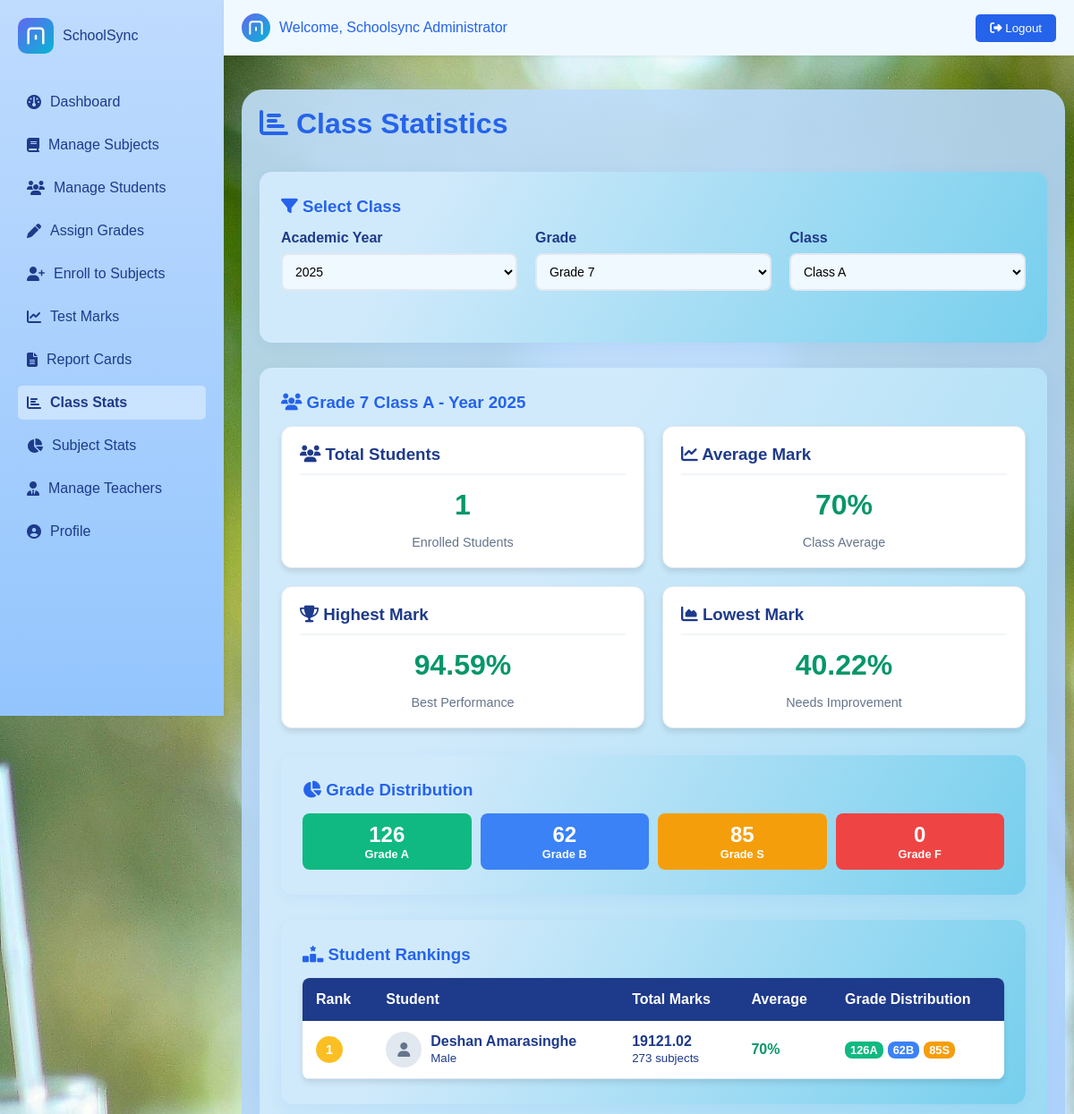
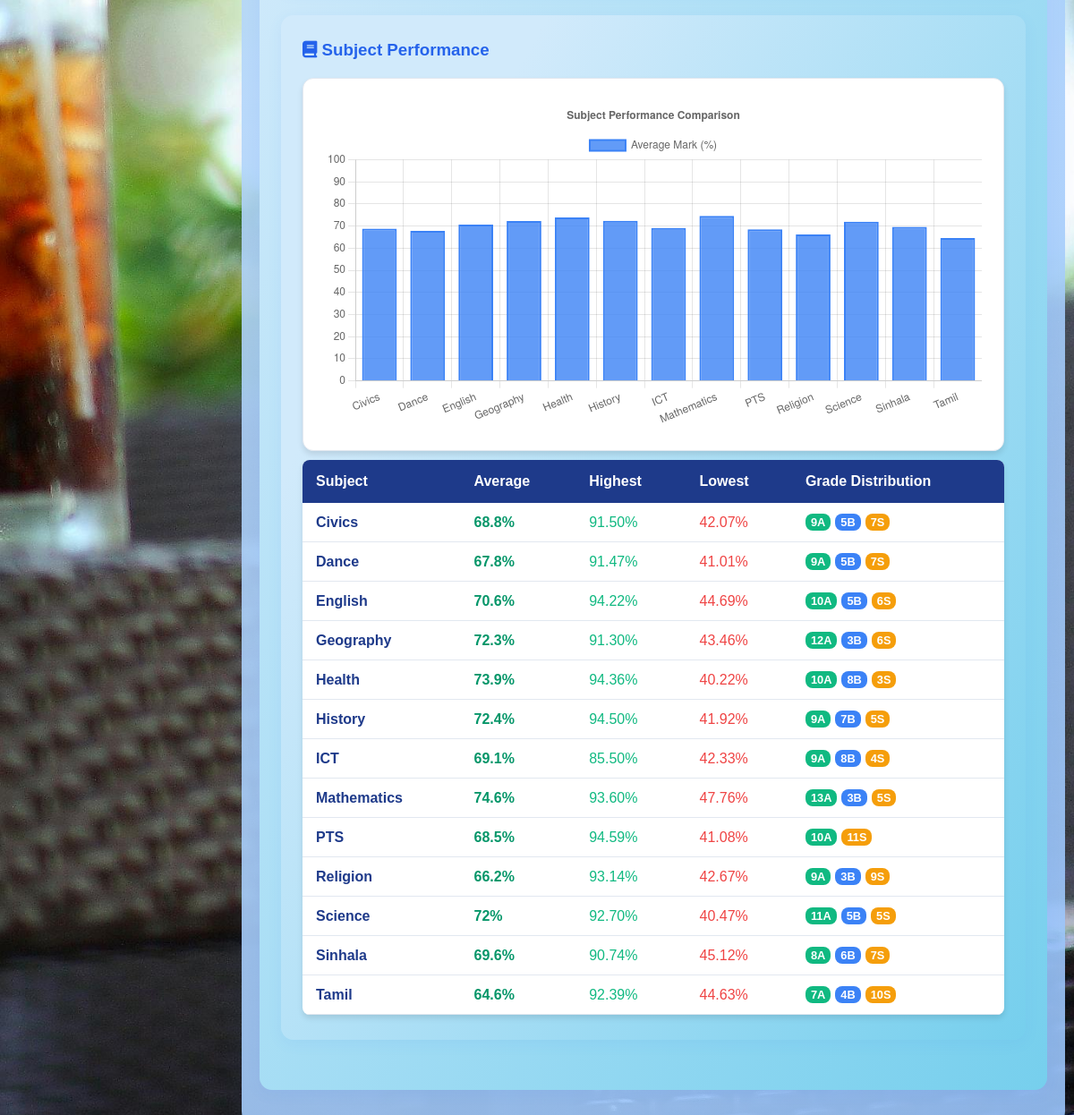
Screenshot of /php/class_stats.php?year=2025&grade=7&class=A (signed in) with the database file from the repository (2 pictures, top to bottom).
### tables this page shows
CREATE TABLE `students` (
  `id` int(11) NOT NULL,
  `full_name` varchar(100) NOT NULL,
  `gender` enum('male','female') NOT NULL,
  `birth_date` date NOT NULL,
  `address` text DEFAULT NULL,
  `phone` varchar(15) DEFAULT NULL,
  `email` varchar(100) DEFAULT NULL,
  `religion` varchar(50) DEFAULT NULL,
  `father_name` varchar(100) DEFAULT NULL,
  `mother_name` varchar(100) DEFAULT NULL,
  `guardian_name` varchar(100) DEFAULT NULL,
  `guardian_phone` varchar(15) DEFAULT NULL,
  `guardian_email` varchar(100) DEFAULT NULL,
  `special_details` text DEFAULT NULL,
  `status` enum('active','inactive') NOT NULL DEFAULT 'active',
  `image_path` varchar(255) DEFAULT NULL,
  `created_at` timestamp NOT NULL DEFAULT current_timestamp()
);

CREATE TABLE `subjects` (
  `id` int(11) NOT NULL,
  `name` varchar(100) NOT NULL,
  `description` text DEFAULT NULL,
  `status` enum('active','inactive') NOT NULL DEFAULT 'active'
);

### php/class_stats.php (the view, shortened to what the rows shown need)
<?php
include 'config.php';
$current_year = date('Y');
$selected_year = isset($_GET['year']) ? (int)$_GET['year'] : $current_year;
$selected_grade = isset($_GET['grade']) ? (int)$_GET['grade'] : 7;
$selected_class = isset($_GET['class']) ? $_GET['class'] : 'A';
$class_stats = array();
$student_rankings = array();
$subject_stats = array();
if ($selected_year && $selected_grade && $selected_class) {
    $students_sql = "SELECT DISTINCT s.id, s.full_name, s.gender, s.image_path
                     FROM students s
                     JOIN student_grades sg ON s.id = sg.student_id
                     JOIN grades g ON sg.grade_id = g.id
                     WHERE g.year = ? AND g.grade_number = ? AND g.class_name = ? AND sg.status = 'active'
                     ORDER BY s.full_name";
    $students_stmt = $conn->prepare($students_sql);
    $students_stmt->bind_param("iis", $selected_year, $selected_grade, $selected_class);
    $students_stmt->execute();
    $students_result = $students_stmt->get_result();
    $student_ids = array();
    while ($student = $students_result->fetch_assoc()) {
        $student_ids[] = $student['id'];
    }
    if (!empty($student_ids)) {
        $overall_sql = "SELECT
                           COUNT(DISTINCT m.student_id) as total_students,
                           COUNT(m.id) as total_marks,
                           MIN(m.mark) as min_mark,
                           MAX(m.mark) as max_mark,
                           AVG(m.mark) as avg_mark,
                           COUNT(CASE WHEN m.mark >= 75 THEN 1 END) as grade_a_count,
                           COUNT(CASE WHEN m.mark >= 60 AND m.mark < 75 THEN 1 END) as grade_b_count,
                           COUNT(CASE WHEN m.mark >= 40 AND m.mark < 60 THEN 1 END) as grade_s_count,
                           COUNT(CASE WHEN m.mark < 40 THEN 1 END) as grade_f_count
                        FROM marks m
                        JOIN student_grades sg ON m.student_id = sg.student_id
                        JOIN grades g ON sg.grade_id = g.id
                        WHERE g.year = ? AND g.grade_number = ? AND g.class_name = ? AND m.student_id IN (" . implode(',', $student_ids) . ")";
        $overall_stmt = $conn->prepare($overall_sql);
        $overall_stmt->bind_param("iis", $selected_year, $selected_grade, $selected_class);
        $overall_stmt->execute();
        $overall_result = $overall_stmt->get_result();
        $class_stats = $overall_result->fetch_assoc();
        $ranking_sql = "SELECT
                           s.id, s.full_name, s.gender, s.image_path,
                           COUNT(m.id) as subjects_count,
                           SUM(m.mark) as total_marks,
                           AVG(m.mark) as average_mark,
                           COUNT(CASE WHEN m.mark >= 75 THEN 1 END) as a_grades,
                           COUNT(CASE WHEN m.mark >= 60 AND m.mark < 75 THEN 1 END) as b_grades,
                           COUNT(CASE WHEN m.mark >= 40 AND m.mark < 60 THEN 1 END) as s_grades,
                           COUNT(CASE WHEN m.mark < 40 THEN 1 END) as f_grades
                        FROM students s
                        LEFT JOIN marks m ON s.id = m.student_id
                        LEFT JOIN student_grades sg ON s.id = sg.student_id
                        LEFT JOIN grades g ON sg.grade_id = g.id
                        WHERE g.year = ? AND g.grade_number = ? AND g.class_name = ? AND sg.status = 'active'
                        GROUP BY s.id, s.full_name, s.gender, s.image_path
                        ORDER BY total_marks DESC, average_mark DESC";
        $ranking_stmt = $conn->prepare($ranking_sql);
        $ranking_stmt->bind_param("iis", $selected_year, $selected_grade, $selected_class);
        $ranking_stmt->execute();
        $ranking_result = $ranking_stmt->get_result();
        while ($row = $ranking_result->fetch_assoc()) {
            $student_rankings[] = $row;
        }
        $subject_sql = "SELECT
                           s.id, s.name,
                           COUNT(m.id) as total_marks,
                           MIN(m.mark) as min_mark,
                           MAX(m.mark) as max_mark,
                           AVG(m.mark) as avg_mark,
                           COUNT(CASE WHEN m.mark >= 75 THEN 1 END) as grade_a_count,
                           COUNT(CASE WHEN m.mark >= 60 AND m.mark < 75 THEN 1 END) as grade_b_count,
                           COUNT(CASE WHEN m.mark >= 40 AND m.mark < 60 THEN 1 END) as grade_s_count,
                           COUNT(CASE WHEN m.mark < 40 THEN 1 END) as grade_f_count
                        FROM subjects s
                        LEFT JOIN marks m ON s.id = m.subject_id
                        LEFT JOIN student_grades sg ON m.student_id = sg.student_id
                        LEFT JOIN grades g ON sg.grade_id = g.id
                        WHERE g.year = ? AND g.grade_number = ? AND g.class_name = ? AND m.student_id IN (" . implode(',', $student_ids) . ")
                        GROUP BY s.id, s.name
                        ORDER BY s.name";
        $subject_stmt = $conn->prepare($subject_sql);
        $subject_stmt->bind_param("iis", $selected_year, $selected_grade, $selected_class);
        $subject_stmt->execute();
        $subject_result = $subject_stmt->get_result();
        while ($row = $subject_result->fetch_assoc()) {
            $subject_stats[] = $row;
        }
    }
}
?>
<!DOCTYPE html>
<html lang="en">
<head>
    <link rel="stylesheet" href="../css/styles.css">
    <link rel="stylesheet" href="https://cdnjs.cloudflare.com/ajax/libs/font-awesome/6.4.2/css/all.min.css">
</head>
<body>
    <div class="container">
        <div class="header-container">
            <h1><i class="fa-solid fa-chart-bar"></i> Class Statistics</h1>
        </div>
        <?php if ($selected_year && $selected_grade && $selected_class && !empty($class_stats)): ?>
            <div class="card">
                <?php if (!empty($student_rankings)): ?>
                    <div class="card">
                        <table class="ranking-table">
                            <thead>
                                <tr>
                                    <th>Rank</th>
                                    <th>Student</th>
                                    <th>Total Marks</th>
                                    <th>Average</th>
                                    <th>Grade Distribution</th>
                                </tr>
                            </thead>
                            <tbody>
                                <?php foreach ($student_rankings as $index => $student): ?>
                                    <tr>
                                        <td>
                                            <?php
                                            $rank = $index + 1;
                                            $rank_class = $rank <= 3 ? "rank-$rank" : "rank-other";
                                            ?>
                                            <span class="rank-badge <?php echo $rank_class; ?>"><?php echo $rank; ?></span>
                                        </td>
                                        <td>
                                            <div style="display: flex; align-items: center; gap: 10px;">
                                                <div style="width: 40px; height: 40px; border-radius: 50%; background: #e2e8f0; display: flex; align-items: center; justify-content: center; color: #64748b; overflow: hidden;">
                                                    <?php if ($student['image_path']): ?>
                                                        <img src="<?php echo htmlspecialchars($student['image_path']); ?>" alt="Student Photo" style="width: 100%; height: 100%; object-fit: cover;">
                                                    <?php else: ?>
                                                        <i class="fa-solid fa-user"></i>
                                                    <?php endif; ?>
                                                </div>
                                                <div>
                                                    <strong><?php echo htmlspecialchars($student['full_name']); ?></strong>
                                                    <br><small><?php echo ucfirst($student['gender']); ?></small>
                                                </div>
                                            </div>
                                        </td>
                                        <td>
                                            <strong><?php echo $student['total_marks']; ?></strong>
                                            <br><small><?php echo $student['subjects_count']; ?> subjects</small>
                                        </td>
                                        <td>
                                            <strong style="color: #059669;"><?php echo round($student['average_mark'], 1); ?>%</strong>
                                        </td>
                                        <td>
                                            <div style="display: flex; gap: 5px; flex-wrap: wrap;">
                                                <?php if ($student['a_grades'] > 0): ?>
                                                    <span class="grade-item grade-a" style="font-size: 0.8rem; padding: 2px 6px;"><?php echo $student['a_grades']; ?>A</span>
                                                <?php endif; ?>
                                                <?php if ($student['b_grades'] > 0): ?>
                                                    <span class="grade-item grade-b" style="font-size: 0.8rem; padding: 2px 6px;"><?php echo $student['b_grades']; ?>B</span>
                                                <?php endif; ?>
                                                <?php if ($student['s_grades'] > 0): ?>
                                                    <span class="grade-item grade-s" style="font-size: 0.8rem; padding: 2px 6px;"><?php echo $student['s_grades']; ?>S</span>
                                                <?php endif; ?>
                                            </div>
                                        </td>
                                    </tr>
                                <?php endforeach; ?>
                            </tbody>
                        </table>
                    </div>
                <?php endif; ?>
                <?php if (!empty($subject_stats)): ?>
                    <div class="card">
                        <table class="ranking-table">
                            <thead>
                                <tr>
                                    <th>Subject</th>
                                    <th>Average</th>
                                    <th>Highest</th>
                                    <th>Lowest</th>
                                    <th>Grade Distribution</th>
                                </tr>
                            </thead>
                            <tbody>
                                <?php foreach ($subject_stats as $subject): ?>
                                    <tr>
                                        <td><strong><?php echo htmlspecialchars($subject['name']); ?></strong></td>
                                        <td><strong style="color: #059669;"><?php echo round($subject['avg_mark'], 1); ?>%</strong></td>
                                        <td style="color: #10b981;"><?php echo $subject['max_mark']; ?>%</td>
                                        <td style="color: #ef4444;"><?php echo $subject['min_mark']; ?>%</td>
                                        <td>
                                            <div style="display: flex; gap: 5px; flex-wrap: wrap;">
                                                <?php if ($subject['grade_a_count'] > 0): ?>
                                                    <span class="grade-item grade-a" style="font-size: 0.8rem; padding: 2px 6px;"><?php echo $subject['grade_a_count']; ?>A</span>
                                                <?php endif; ?>
                                                <?php if ($subject['grade_b_count'] > 0): ?>
                                                    <span class="grade-item grade-b" style="font-size: 0.8rem; padding: 2px 6px;"><?php echo $subject['grade_b_count']; ?>B</span>
                                                <?php endif; ?>
                                                <?php if ($subject['grade_s_count'] > 0): ?>
                                                    <span class="grade-item grade-s" style="font-size: 0.8rem; padding: 2px 6px;"><?php echo $subject['grade_s_count']; ?>S</span>
                                                <?php endif; ?>
                                            </div>
                                        </td>
                                    </tr>
                                <?php endforeach; ?>
                            </tbody>
                        </table>
                    </div>
                <?php endif; ?>
            </div>
        <?php endif; ?>
    </div>
    <script>
        // Auto-submit form when selections change
        document.querySelectorAll('select').forEach(select => {
            select.addEventListener('change', function() {
                if (this.value) {
                    this.form.submit();
                }
            });
        });
        // Subject Performance Chart
        <?php if (!empty($subject_stats)): ?>
        const ctx = document.getElementById('subjectChart').getContext('2d');
        new Chart(ctx, {
            type: 'bar',
            data: {
                labels: [<?php echo implode(',', array_map(function($subject) { return "'" . addslashes($subject['name']) . "'"; }, $subject_stats)); ?>],
                datasets: [{
                    label: 'Average Mark (%)',
                    data: [<?php echo implode(',', array_map(function($subject) { return round($subject['avg_mark'], 1); }, $subject_stats)); ?>],
                    backgroundColor: 'rgba(59, 130, 246, 0.8)',
                    borderColor: 'rgba(59, 130, 246, 1)',
                    borderWidth: 2
                }]
            },
            options: {
                responsive: true,
                scales: {
                    y: {
                        beginAtZero: true,
                        max: 100
                    }
                },
                plugins: {
                    title: {
                        display: true,
                        text: 'Subject Performance Comparison'
                    }
                }
            }
        });
        <?php endif; ?>
    </script>
</body>
</html>

### rows the page displays
students: rank "1", full_name "Deshan Amarasinghe", gender "Male", total_marks "19121.02", subjects_count "273", average_mark "70", a_grades "126", b_grades "62", s_grades "85"
subjects: name "Civics", avg_mark "68.8", max_mark "91.50", min_mark "42.07", grade_a_count "9", grade_b_count "5", grade_s_count "7"
subjects: name "Dance", avg_mark "67.8", max_mark "91.47", min_mark "41.01", grade_a_count "9", grade_b_count "5", grade_s_count "7"
subjects: name "English", avg_mark "70.6", max_mark "94.22", min_mark "44.69", grade_a_count "10", grade_b_count "5", grade_s_count "6"
subjects: name "Geography", avg_mark "72.3", max_mark "91.30", min_mark "43.46", grade_a_count "12", grade_b_count "3", grade_s_count "6"
subjects: name "Health", avg_mark "73.9", max_mark "94.36", min_mark "40.22", grade_a_count "10", grade_b_count "8", grade_s_count "3"
subjects: name "History", avg_mark "72.4", max_mark "94.50", min_mark "41.92", grade_a_count "9", grade_b_count "7", grade_s_count "5"
subjects: name "ICT", avg_mark "69.1", max_mark "85.50", min_mark "42.33", grade_a_count "9", grade_b_count "8", grade_s_count "4"
subjects: name "Mathematics", avg_mark "74.6", max_mark "93.60", min_mark "47.76", grade_a_count "13", grade_b_count "3", grade_s_count "5"
subjects: name "PTS", avg_mark "68.5", max_mark "94.59", min_mark "41.08", grade_a_count "10", grade_s_count "11"
subjects: name "Religion", avg_mark "66.2", max_mark "93.14", min_mark "42.67", grade_a_count "9", grade_b_count "3", grade_s_count "9"
subjects: name "Science", avg_mark "72", max_mark "92.70", min_mark "40.47", grade_a_count "11", grade_b_count "5", grade_s_count "5"
subjects: name "Sinhala", avg_mark "69.6", max_mark "90.74", min_mark "45.12", grade_a_count "8", grade_b_count "6", grade_s_count "7"
subjects: name "Tamil", avg_mark "64.6", max_mark "92.39", min_mark "44.63", grade_a_count "7", grade_b_count "4", grade_s_count "10"

### other values shown
$_SESSION['full_name'] "Schoolsync Administrator"
$selected_grade "7"
$selected_class "A"
$selected_year "2025"
$class_stats['total_students'] "1"
$class_stats['avg_mark'] "70"
$class_stats['max_mark'] "94.59"
$class_stats['min_mark'] "40.22"
$class_stats['grade_a_count'] "126"
$class_stats['grade_b_count'] "62"
$class_stats['grade_s_count'] "85"
$class_stats['grade_f_count'] "0"
form field year "2025"
